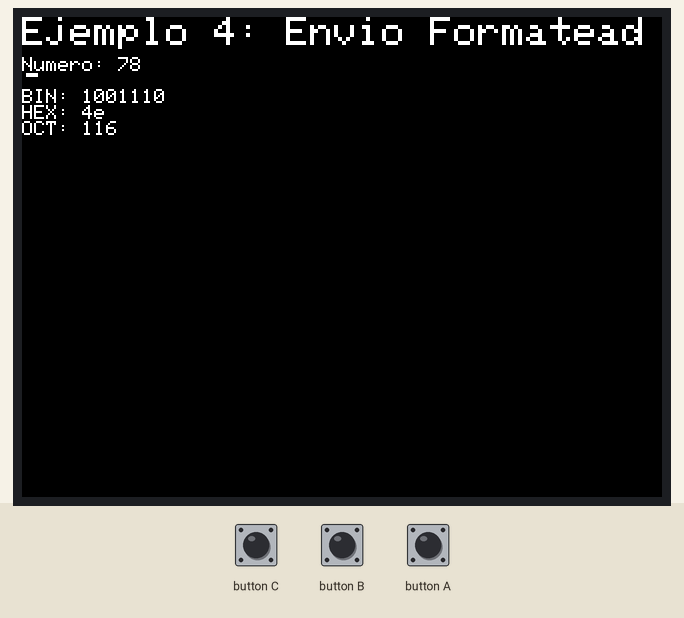
A sketch run on a simulated ESP32. Shown: 320×240 colour display. What the sketch prints to the serial monitor is not drawn.

Above: at 0.4 s.

The sketch:

04_Sending_Formatted_Data.ino
```cpp
// 4. Envío de Datos con Formato (para M5Stack)
#include <M5Stack.h>

void setup() {
  // Primero, inicializa el M5Stack.
  M5.begin();

  // Inicia la comunicación serie a 115200 baudios.
  Serial.begin(115200);
  delay(100);

  // Muestra un mensaje en la pantalla del M5Stack
  M5.Lcd.fillScreen(BLACK);
  M5.Lcd.setCursor(0, 0);
  M5.Lcd.setTextSize(2);
  M5.Lcd.println("Ejemplo 4: Envio Formateado");
  M5.Lcd.setTextSize(1);

  Serial.println("Demostracion de envio de datos con formato.");
  Serial.println("Se enviara el numero 78 en diferentes bases cada 3 segundos.");
  Serial.println("---");
}

void loop() {
  // Actualiza el estado del M5
  M5.update();

  int numero = 78;

  // --- Envío en Diferentes Bases Numéricas (Monitor Serie) ---
  Serial.print("Decimal: "); Serial.println(numero);
  Serial.print("Binario: "); Serial.println(numero, BIN);
  Serial.print("Hexadecimal: "); Serial.println(numero, HEX);
  Serial.print("Octal: "); Serial.println(numero, OCT);
  Serial.println("---");

  // --- Envío en Diferentes Bases Numéricas (Pantalla M5Stack) ---
  M5.Lcd.setCursor(0, 20);
  M5.Lcd.printf("Numero: %d\n\n", numero);
  M5.Lcd.printf("BIN: %s\n", String(numero, BIN).c_str());
  M5.Lcd.printf("HEX: %s\n", String(numero, HEX).c_str());
  M5.Lcd.printf("OCT: %s\n", String(numero, OCT).c_str());

  delay(3000);
}
```
